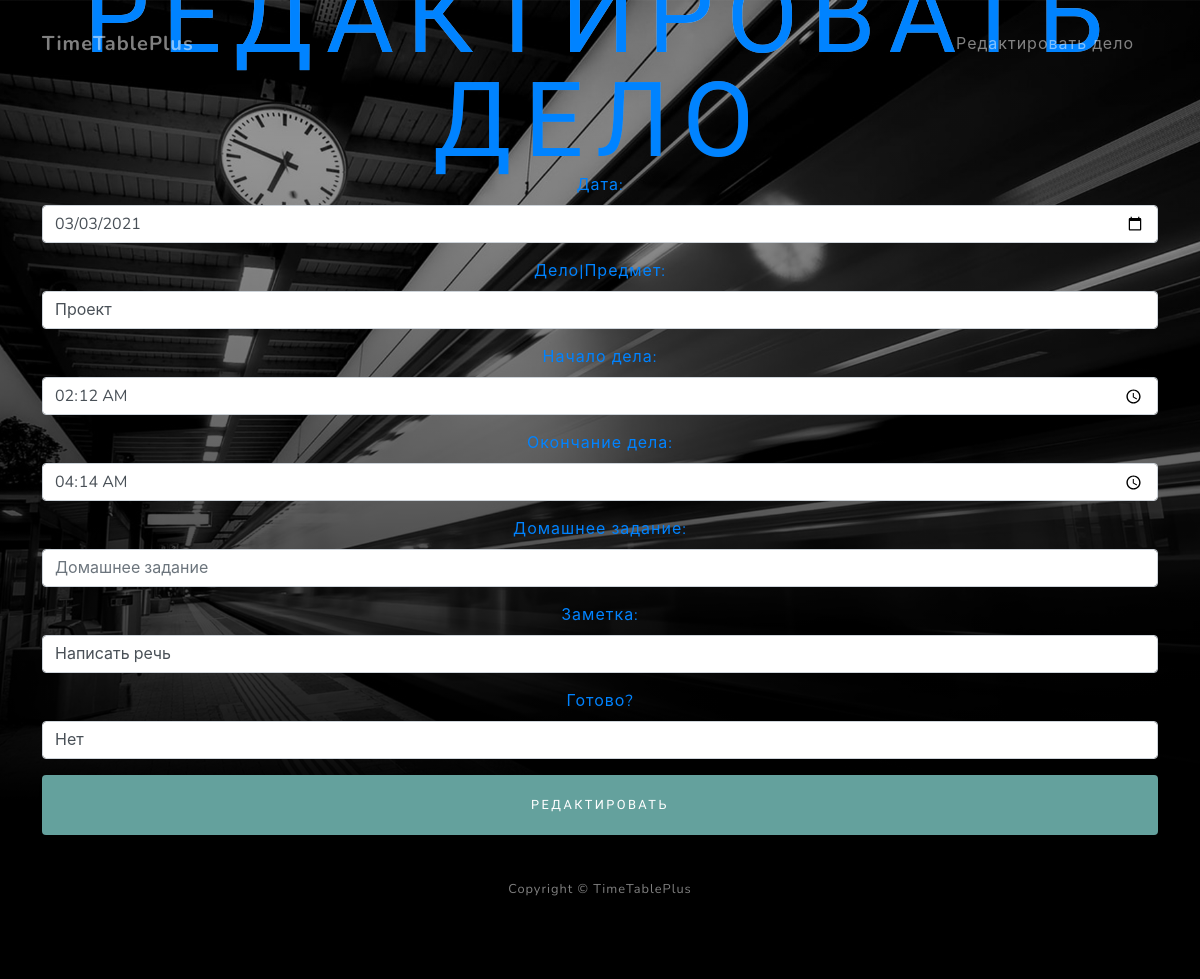
Screenshot of /schedule/edit/182/ (signed in) with the database file from the repository.
### Schedule/models.py (models this page shows, shortened)
class Schedule(models.Model):
    user = models.ForeignKey(User, on_delete=models.CASCADE, verbose_name='id пользователя', unique=False, help_text='Id пользователя должен быть в виде одного числа', null=True)
    time_start = models.TimeField(verbose_name='время начала', max_length=50, unique=False)
    time_end = models.TimeField(verbose_name='время конца', max_length=50, unique=False)
    date = models.DateField(verbose_name='дата', unique=False, null=True)
    affair = models.CharField(verbose_name='дело', max_length=200, unique=False, help_text='Дела должны быть в виде обычного текста', blank=False)
    note = models.CharField(verbose_name='заметка', max_length=200, unique=False, help_text='Заметки должны быть в виде обычного текста', blank=True)
    homework = models.CharField(verbose_name='домашнее задание', max_length=200, unique=False, default=None, help_text='Домашнее задание должны быть в виде обычного текста',
                                blank=True)
    is_ready = models.BooleanField(verbose_name='готово?', default=False, help_text='Готово? принимает только значение True или False')
    class Meta:
        managed = True
        verbose_name = 'расписание'
        ordering = ['date', ]

### Schedule/views.py (the view, shortened to what this page needs)
# urls.py: path('edit/<int:pk>/', UpdateAffairSchedule.as_view(), name='update_schedule'),
class UpdateAffairSchedule(LoginRequiredMixin, UserPassesTestMixin, UpdateView):
    model = Schedule
    template_name = 'Schedule/update_schedule.html'
    form_class = CreateAffairScheduleForm
    def test_func(self):
        obj = Schedule.objects.get(pk=self.kwargs['pk'])
        if obj.user.id == self.request.user.id:
            return True
        elif self.request.user.is_staff:
            return True

### Schedule/templates/Schedule/update_schedule.html (shortened to what this page needs)
{% extends 'base.html' %}
{% load static %}
{% block add_settings %}
    <link href="{% static 'TimeTable/css/styles.css' %}" rel="stylesheet"/>
{% endblock %}
{% block content %}
    <nav class="navbar navbar-expand-lg navbar-light fixed-top" id="mainNav">
        <div class="container">
            <a class="navbar-brand" href="{% url 'main_page' %}">TimeTablePlus</a>
            <div class="collapse navbar-collapse" id="navbarResponsive">
                <ul class="navbar-nav ml-auto">
                    <li class="nav-item"><a class="nav-link" href="#edit_affair">Редактировать дело</a></li>
                </ul>
            </div>
        </div>
    </nav>
    <header class="masthead" id="edit_affair">
        <div class="container d-flex h-100 align-items-center">
            <div class="mx-auto text-center">
                <h1 class="mx-auto my-0 text-uppercase masthead_h1_custom">Редактировать дело</h1>
                <form method="post">
                    {{ form.as_p }}
                    <button type="submit" class="btn btn-primary btn-block">Редактировать</button>
                </form>
            </div>
        </div>
    </header>
    <footer class="footer bg-black small text-center text-white-50">
        <div class="container">Copyright © TimeTablePlus</div>
    </footer>
{% endblock %}

### rows the page displays
Schedule: date "03/03/2021", affair "Проект", time_start "02:12:00", time_end "04:14:00", note "Написать речь", is_ready "Нет"
